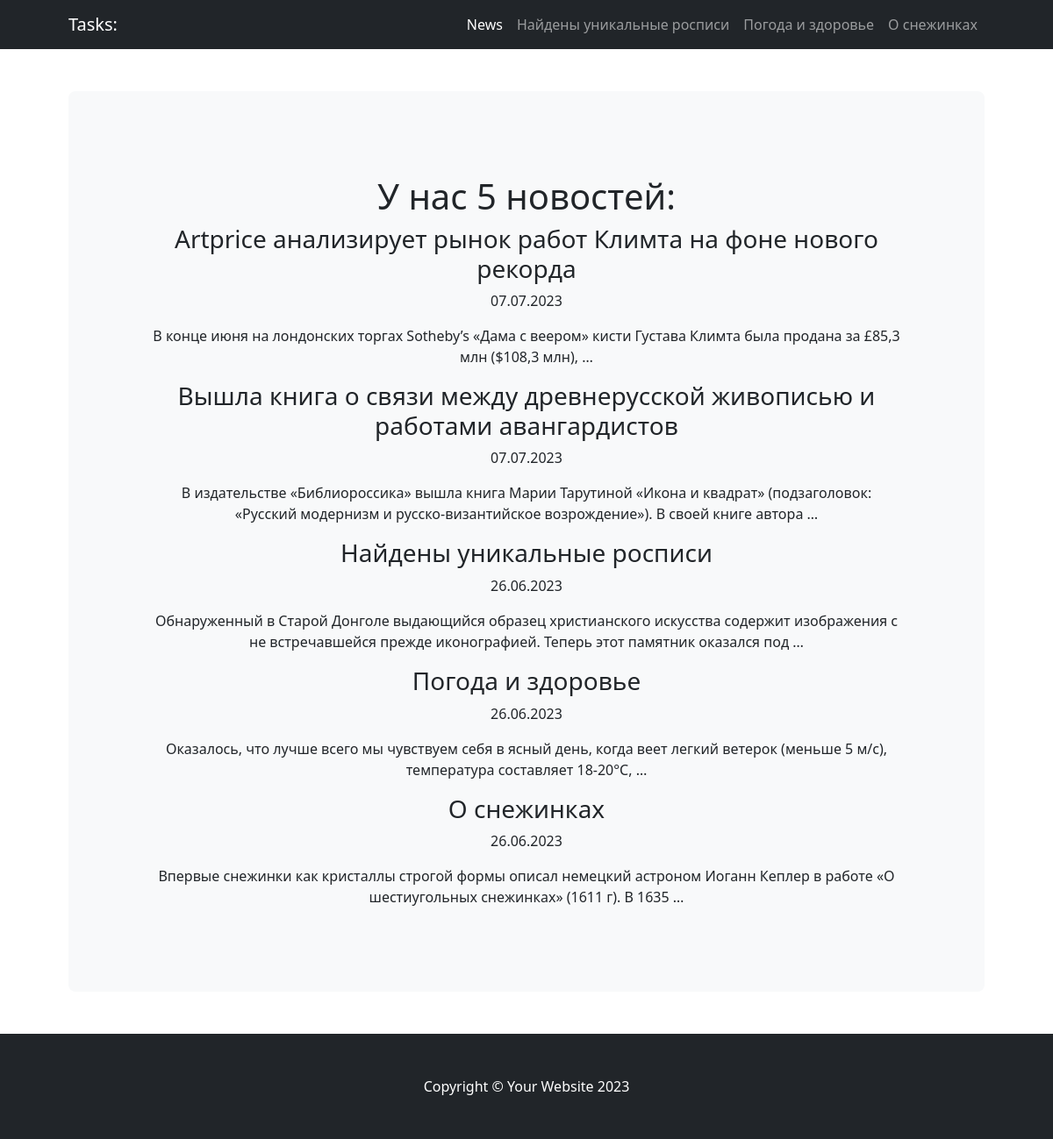
Page /news/ on the committed database.
### news/models.py (models this page shows, shortened)
class Post(models.Model):
    NEWS = 'NW'
    ARTICLE = 'AR'
    TYPE_CHOICES = (
        (NEWS, 'Новость'),
        (ARTICLE, 'Статья')
    )
    type = models.CharField(max_length = 2, choices = TYPE_CHOICES, default = ARTICLE)
    timePost = models.DateTimeField(auto_now_add=True)
    title = models.CharField(max_length = 255)
    textPost = models.TextField()
    ratingPost = models.IntegerField(default=0)
    author = models.ForeignKey(Author, on_delete=models.CASCADE)
    category = models.ManyToManyField(Category, through='PostCategory')

### news/views.py (the view)
# urls.py: path('', News.as_view()),
class News(ListView):
    model = Post
    template_name = 'news.html'
    context_object_name = 'news'
    queryset = Post.objects.order_by('-timePost')

### news/templatetags/custom_filters.py (called while the page is built)
@register.filter (name = 'censor')
def censor(value):
    censor_text = value
    for word in bad_word:
        if word in value:
            censor_text = value.replace(word, '***')
        return censor_text

### templates/news.html (shortened to what this page needs)
{% extends 'flatpages/default.html' %}
{% load custom_filters %}
{% block content %}
<h1>У нас {{ news|length }} новостей:</h1>
{% for post in news %}
    <h3>{{ post.title|censor }}</h3>
    <p>{{ post.timePost|date:'d.m.Y' }}</p>
    <p>{{ post.textPost|censor|truncatewords:20}}</p>
{% endfor %}
{% endblock content %}

### templates/flatpages/default.html (shortened to what this page needs)
{% load static %}
<!DOCTYPE html>
<html lang="en">
    <head>
        <link href="https://cdn.jsdelivr.net/npm/bootstrap-icons@1.4.1/font/bootstrap-icons.css" rel="stylesheet" />
        <link href="{% static 'css/styles.css' %}" rel="stylesheet" />
    </head>
    <body>
        <nav class="navbar navbar-expand-lg navbar-dark bg-dark">
            <div class="container px-lg-5">
                <a class="navbar-brand">Tasks:</a>
                <div class="collapse navbar-collapse" id="navbarSupportedContent">
                    <ul class="navbar-nav ms-auto mb-2 mb-lg-0">
                        <li class="nav-item"><a class="nav-link active" aria-current="page" href="/news">News</a></li>
                        {% for post in news %}
                            {% if post.pk < 4 %}
                                <li class="nav-item"><a class="nav-link" href="/news/{{post.pk}}">{{post.title}}</a></li>
                            {% endif %}
                        {% endfor %}
                    </ul>
                </div>
            </div>
        </nav>
        <header class="py-5">
            <div class="container px-lg-5">
                <div class="p-4 p-lg-5 bg-light rounded-3 text-center">
                    <div class="m-4 m-lg-5">
                        <p class="fs-4">{% block content %} {{ flatpage.content }} {% endblock content %}</p>
                    </div>
                </div>
            </div>
        </header>
        <footer class="py-5 bg-dark">
            <div class="container"><p class="m-0 text-center text-white">Copyright &copy; Your Website 2023</p></div>
        </footer>
    </body>
</html>

### rows in the picture
Post: title "Найдены уникальные росписи", title|censor "Найдены уникальные росписи", timePost "26.06.2023", textPost|censor "Обнаруженный в Старой Донголе выдающийся образец христианского искусства содержит изображения с не встречавшейся прежде иконографией. Теперь этот памятник оказался под …"
Post: title "Погода и здоровье", title|censor "Погода и здоровье", timePost "26.06.2023", textPost|censor "Оказалось, что лучше всего мы чувствуем себя в ясный день, когда веет легкий ветерок (меньше 5 м/с), температура составляет 18-20°С, …"
Post: title "О снежинках", title|censor "О снежинках", timePost "26.06.2023", textPost|censor "Впервые снежинки как кристаллы строгой формы описал немецкий астроном Иоганн Кеплер в работе «О шестиугольных снежинках» (1611 г). В 1635 …"
Post: title|censor "Artprice анализирует рынок работ Климта на фоне нового рекорда", timePost "07.07.2023", textPost|censor "В конце июня на лондонских торгах Sotheby’s «Дама с веером» кисти Густава Климта была продана за £85,3 млн ($108,3 млн), …"
Post: title|censor "Вышла книга о связи между древнерусской живописью и работами авангардистов", timePost "07.07.2023", textPost|censor "В издательстве «Библиороссика» вышла книга Марии Тарутиной «Икона и квадрат» (подзаголовок: «Русский модернизм и русско-византийское возрождение»). В своей книге автора …"

### other values in the picture
{{ news|length }} "5"
